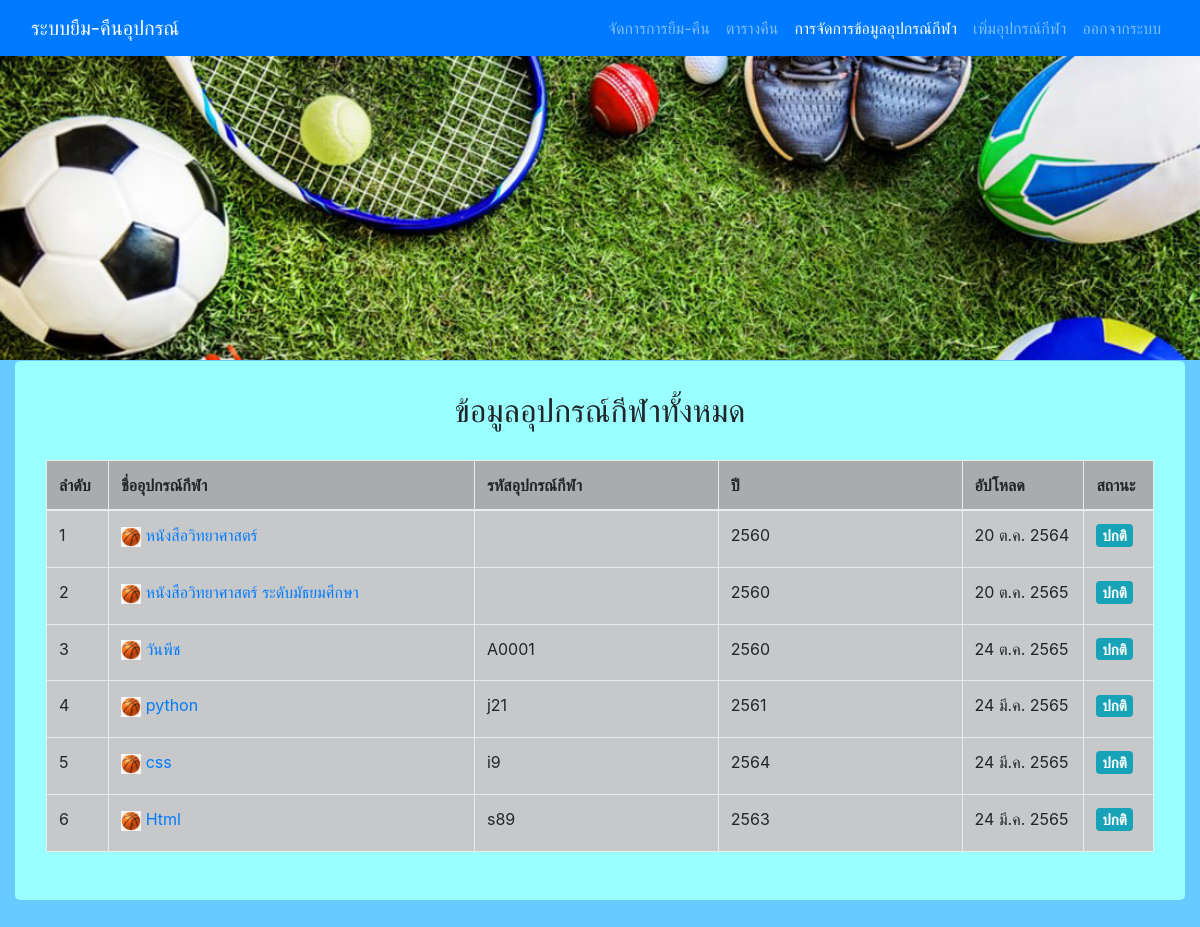
Page /lend.php (signed in) on the committed database.
### tables this page shows
CREATE TABLE `tb_book` (
  `book_id` int NOT NULL,
  `book_name` varchar(255) NOT NULL,
  `book_detail` varchar(255) NOT NULL,
  `book_user` text NOT NULL,
  `book_techer` varchar(255) NOT NULL,
  `book_year` int NOT NULL,
  `book_date` datetime NOT NULL,
  `book_status` varchar(20) NOT NULL,
  `book_code` varchar(50) NOT NULL
);

### fucntion_query.php (called while the page is built, shortened)
<?php
require_once 'connect_db.php';
function GetDataBooks()
{
	global $conn;
	$sql = "SELECT * FROM tb_book";
	$result = $conn->query($sql);
	$results = [];
	while ($row = $result->fetch_object()) {
		$results[] = $row;
	}
	return $results;
}
function DateThai($strDate)
{
	$strYear = date("Y", strtotime($strDate)) + 543;
	$strMonth = date("n", strtotime($strDate));
	$strDay = date("j", strtotime($strDate));
	$strMonthCut = array("", "ม.ค.", "ก.พ.", "มี.ค.", "เม.ย.", "พ.ค.", "มิ.ย.", "ก.ค.", "ส.ค.", "ก.ย.", "ต.ค.", "พ.ย.", "ธ.ค.");
	$strMonthThai = $strMonthCut[$strMonth];
	return "$strDay $strMonthThai $strYear";
}

### lend.php (the view, shortened to what this page needs)
<?php
include "header.php";
include  "fucntion_query.php";
?>
<body>
  <?php include "navbar.php"; ?>
  <div class="container">
    <div class="row">
      <div class="col-lg-12 text-center">
      </div>
    </div>
    <div class="jumbotron">
      <div class="row">
        <div class="col-lg-12 ">
         <h2 class="display-5 text-center">ข้อมูลอุปกรณ์กีฬาทั้งหมด</h2>
         <br>
         <div class="container">
          <table id="example" class="table table-hover table-bordered table-dark" cellspacing="0" width="100%">
            <thead>
              <tr class="table-active">
                <th width="5%">ลำดับ</th>
                <th width="30%">ชื่ออุปกรณ์กีฬา</th>
                <th width="20%">รหัสอุปกรณ์กีฬา</th>
                <th width="20%">ปี</th>
                <th width="10%">อัปโหลด</th>
                <th width="5%">สถานะ</th>
              </tr>
            </thead>
            <tbody>
             <?php
             $book = GetDataBooks();
             $link = '#';
             for ($i=0; $i < count($book) ; $i++) {
               if($book[$i]->book_status == 'ปกติ'){
                 $status = 'info';
                 $link = "href='admin-page.php?book_id=".$book[$i]->book_id."'";
               }elseif ($book[$i]->book_status == 'ถูกยืม') {
                 $status = 'warning';
               }elseif ($book[$i]->book_status == 'หาย') {
                 $status = 'danger';
               }else {
                 $status = 'secondary';
               }
               if(isset($_SESSION["status"])){
                if($_SESSION["status"] != 0){
                  $link = "href='book_update.php?book_id=".$book[$i]->book_id."'";
                }
              }
              ?>
              <tr>
               <td><?=$i+1;?></td>
               <td>
                <a <?=$link?> >
                  <?php  if(isset($_SESSION["status"])){if($_SESSION["status"] != 0){?>
                  <img width="20" src="./images/bas.png">
                  <?php }}?>
                  <?=$book[$i]->book_name?></a>
                </td>
                <td><?=$book[$i]->book_code?></td>
                <td><?=$book[$i]->book_year?></td>
                <td><?=DateThai($book[$i]->book_date)?></td>
                <td><h5><span class="badge badge-<?=$status?>"><?=$book[$i]->book_status?></span></h5></td>
              </tr>
              <?php } ?>
            </tbody>
          </table>
        </div>
      </div>
    </div>
  </div>
</div>
</body>
</html>

### header.php (style rules this page uses)
body { padding-top: 54px; }
@media (min-width: 992px) { body { padding-top: 56px; } }
body { margin: 0; padding: 0; background: #66CCFF; }
body { margin: 0; font-family: -apple-system,BlinkMacSystemFont,"Segoe UI",Roboto,"Helvetica Neue",Arial,sans-serif; font-size: 1rem; font-weight: 400; line-height: 1.5; color: #212529; background-color: #66CCFF; }
.jumbotron { padding: 2rem 1rem; margin-bottom: 2rem; background-color: #99ffff; border-radius: 0.3rem; }

### rows in the picture
tb_book: book_name "หนังสือวิทยาศาสตร์", book_year "2560", book_date "20 ต.ค. 2564", book_status "ปกติ"
tb_book: book_name "หนังสือวิทยาศาสตร์ ระดับมัธยมศึกษา", book_year "2560", book_date "20 ต.ค. 2565", book_status "ปกติ"
tb_book: book_name "วันพีช", book_code "A0001", book_year "2560", book_date "24 ต.ค. 2565", book_status "ปกติ"
tb_book: book_name "python", book_code "j21", book_year "2561", book_date "24 มี.ค. 2565", book_status "ปกติ"
tb_book: book_name "css", book_code "i9", book_year "2564", book_date "24 มี.ค. 2565", book_status "ปกติ"
tb_book: book_name "Html", book_code "s89", book_year "2563", book_date "24 มี.ค. 2565", book_status "ปกติ"
